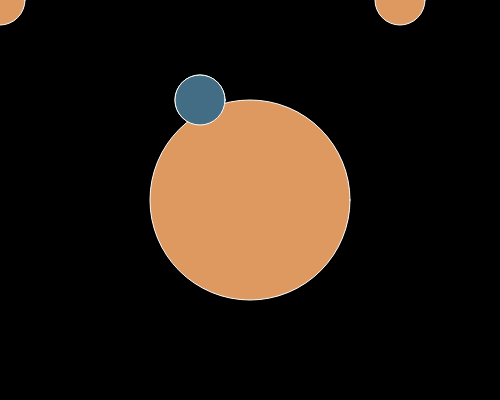
Frame 1 (no input)
Frame 60 (no input): identical to frame 1, image omitted
Frame 120 (the mouse pressed at the canvas centre since frame 60): identical to frame 1, image omitted

The p5.js sketch that drew this single still picture (run headless with seeded random() and noise() and a simulated clock; from frame 60 on, the mouse is pressed at the canvas centre):

// p5.js sketch
// ── sketch.js
// Project Title
// Your Name
// Date
//
// Extra for Experts:
// - describe what you did to take this project "above and beyond"
// In Python, we wrote "run-to-completion"
//    (start at top, end at the bottom)
//
// In p5.js, we write "interactive"
//    Setup() -> runs once, at the start
//    draw() -> runs over and over (after setup)
//                targeting 60 times per second
//
//            screen is updated at bottom

// ----- Global Variable Section -----
// we can DECLARE variables here
// we can INITIALIZE variables with
//    simple data types
//   > don't have access to system variable
let circleX = 200;

function setup() {
  createCanvas(500, 400);
}

function draw() {
  //repeat over and over(automatically) 60fps
  background(0); //wipes the screen
  drawTwoCircles()
  fivecircles()

  //    R    G   B
  fill(67, 108, 133)
  stroke("436C85")
  //     X         Y   diameter
  circle(circleX, 100, 50);
}


function drawTwoCircles(){
  //    R    G   B
  fill(222, 153, 96)
  stroke("DE9960")
  //     X         Y   diameter
  circle(circleX, 100, 50);

  // SECOND CIRCLE
  circle(width/2, height/2, 200)
}

function fivecircles(){
  //    R    G   B
  fill(222, 153, 96)
  stroke("DE9960")
  //     X         Y   diameter
  circle(0, 0, 50);

  // SECOND CIRCLE
  circle(400, 0, 50);
}
